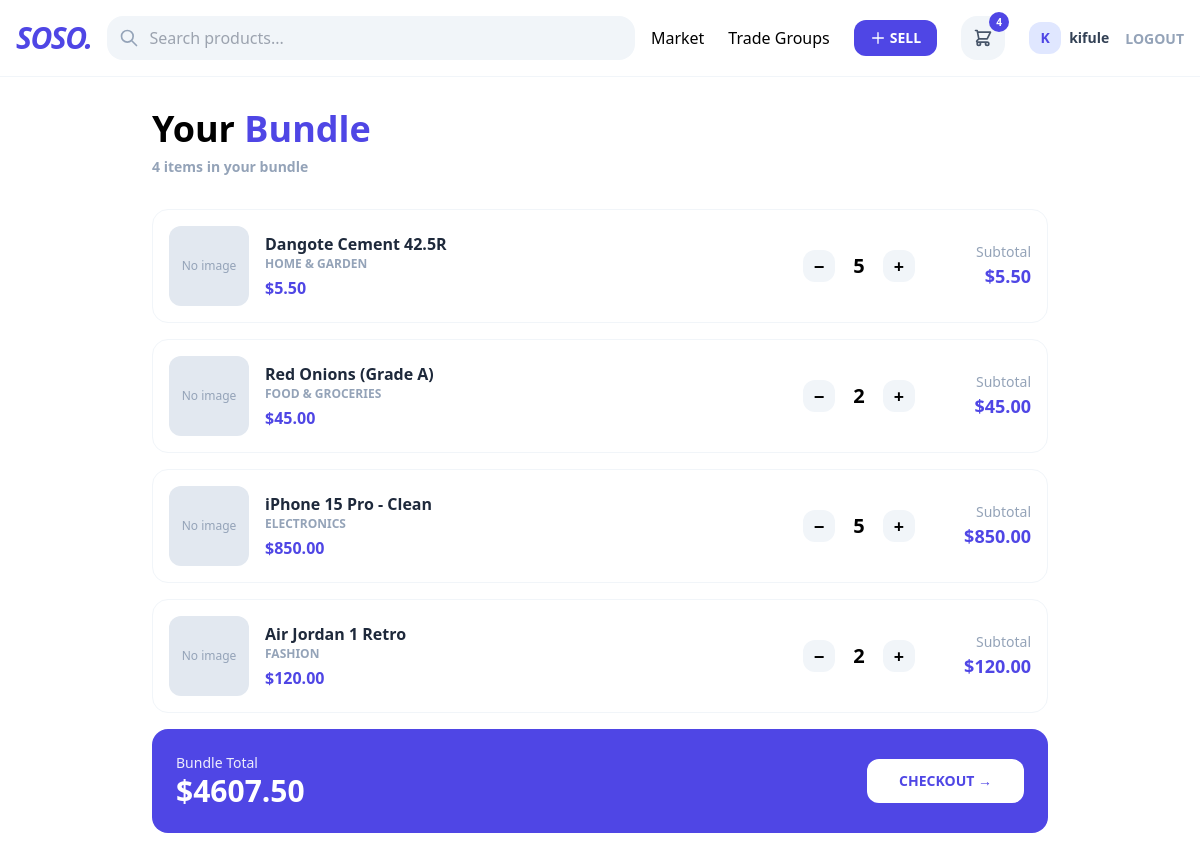
/cart/ (signed in), run on an earlier commit of the app's database.
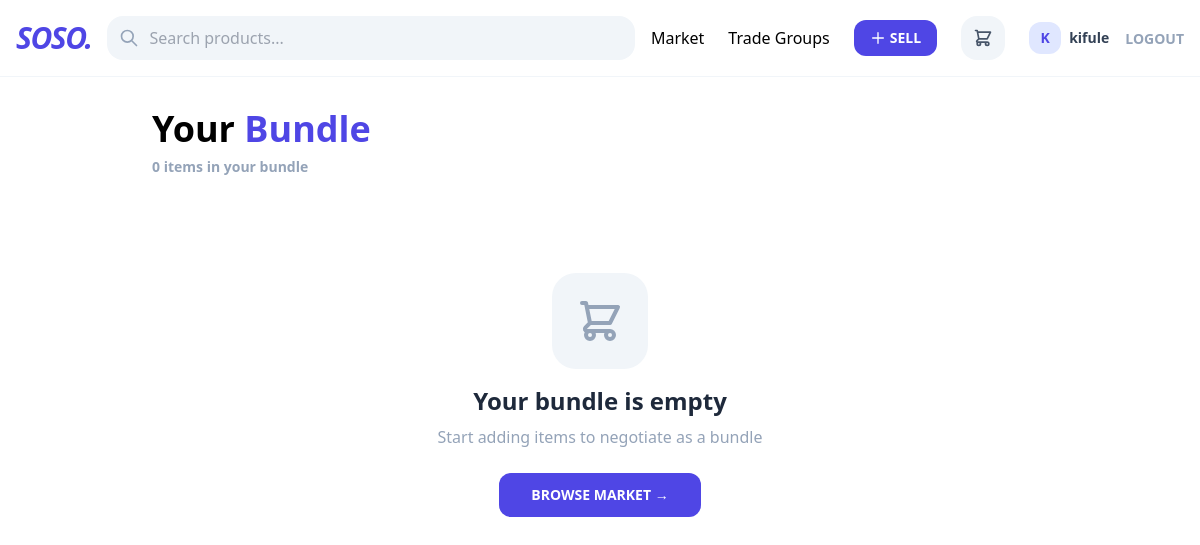
And on a later commit of the database.
### core/models.py (models this page shows, shortened)
class CartItem(models.Model):
    cart = models.ForeignKey(Cart, on_delete=models.CASCADE, related_name='items')
    listing = models.ForeignKey(Listing, on_delete=models.CASCADE)
    quantity = models.PositiveIntegerField(default=1)

class Listing(models.Model):
    TRADE_TYPES = (
        ('RETAIL', 'Retail'),
        ('WHOLESALE', 'Wholesale'),
        ('SERVICE', 'Service/Hailing'),
        ('AUCTION', 'Live Auction'),
    )
    CONDITION = (
        ('NEW', 'Brand New'),
        ('USED', 'Second Hand'),
        ('NONE', 'N/A (Services)'),
    )
    trader = models.ForeignKey(User, on_delete=models.CASCADE, related_name='listings')
    category = models.ForeignKey(Category, on_delete=models.CASCADE)
    title = models.CharField(max_length=255)
    description = models.TextField()
    media = CloudinaryField('media', folder='listings/', resource_type='auto', blank=True, null=True)
    price = models.DecimalField(max_digits=12, decimal_places=2)
    trade_type = models.CharField(max_length=20, choices=TRADE_TYPES, default='RETAIL')
    condition = models.CharField(max_length=10, choices=CONDITION, default='NEW')
    auction_end = models.DateTimeField(null=True, blank=True)
    current_highest_bid = models.DecimalField(max_digits=12, decimal_places=2, default=0)
    is_active = models.BooleanField(default=True)
    created_at = models.DateTimeField(auto_now_add=True)

class Category(models.Model):
    name = models.CharField(max_length=100)
    slug = models.SlugField(unique=True, blank=True)
    parent = models.ForeignKey('self', on_delete=models.CASCADE, null=True, blank=True, related_name='children')
    is_service = models.BooleanField(default=False)

### core/views.py (the view)
# urls.py: path('cart/', views.cart_detail, name='cart_detail'),
@login_required
def cart_detail(request):
    cart, _ = Cart.objects.get_or_create(user=request.user)
    cart_items = cart.items.all().select_related('listing')
    total_price = sum(item.listing.price * item.quantity for item in cart_items)
    item_count = cart_items.count()
    return render(request, 'core/cart.html', {
        'cart': cart,
        'cart_items': cart_items,
        'total_price': total_price,
        'item_count': item_count
    })

### core/context_processors.py (called while the page is built)
def soso_global_data(request):
    categories = Category.objects.filter(parent=None).prefetch_related('children')
    cart_count = 0
    session_key = request.session.session_key
    if request.user.is_authenticated:
        cart, _ = Cart.objects.get_or_create(user=request.user)
    elif session_key:
        cart, _ = Cart.objects.get_or_create(session_key=session_key)
    else:
        cart = None
    if cart:
        cart_count = cart.items.count()
    return {
        'nav_categories': categories,
        'cart_count': cart_count
    }

### templates/core/cart.html (shortened to what this page needs)
{% extends 'core/base.html' %}
{% load static %}
{% block content %}
<div class="max-w-4xl mx-auto">
    <h1 class="text-4xl font-black mb-2">Your <span class="text-indigo-600">Bundle</span></h1>
    <p class="text-slate-400 font-bold text-sm mb-8">{{ item_count }} item{{ item_count|pluralize }} in your bundle</p>
    {% if cart_items %}
        <div class="space-y-4">
            {% for item in cart_items %}
            <div class="bg-white rounded-2xl border border-slate-100 p-4 flex items-center gap-4">
                <div class="w-20 h-20 bg-slate-100 rounded-xl overflow-hidden flex-shrink-0">
                    {% if item.listing.media %}
                        {% if item.listing.is_video %}
                            <video class="w-full h-full object-cover">
                                <source src="{{ item.listing.media.url }}" type="video/mp4">
                            </video>
                        {% else %}
                            <img src="{{ item.listing.media.url }}" class="w-full h-full object-cover">
                        {% endif %}
                    {% else %}
                        <div class="w-full h-full bg-slate-200 flex items-center justify-center">
                            <span class="text-slate-400 text-xs">No image</span>
                        </div>
                    {% endif %}
                </div>
                <div class="flex-1">
                    <h3 class="font-bold text-slate-800">{{ item.listing.title }}</h3>
                    <p class="text-xs text-slate-400 font-bold uppercase">{{ item.listing.category.name }}</p>
                    <p class="text-indigo-600 font-black mt-1">${{ item.listing.price }}</p>
                </div>
                <div class="flex items-center gap-2">
                    <a href="{% url 'core:reduce_cart_item' item.listing.id %}"
                       class="w-8 h-8 bg-slate-100 rounded-xl flex items-center justify-center hover:bg-indigo-100 transition">
                        <span class="font-black text-lg">−</span>
                    </a>
                    <span class="font-black text-xl w-8 text-center">{{ item.quantity }}</span>
                    <a href="{% url 'core:add_to_cart' item.listing.id %}"
                       class="w-8 h-8 bg-slate-100 rounded-xl flex items-center justify-center hover:bg-indigo-100 transition">
                        <span class="font-black text-lg">+</span>
                    </a>
                </div>
                <div class="text-right min-w-[100px]">
                    <p class="text-sm text-slate-400">Subtotal</p>
                    <p class="font-black text-lg text-indigo-600">${{ item.listing.price|floatformat:2 }}</p>
                </div>
            </div>
            {% endfor %}
            <div class="bg-indigo-600 rounded-2xl p-6 text-white mt-6">
                <div class="flex justify-between items-center">
                    <div>
                        <p class="text-sm opacity-90">Bundle Total</p>
                        <p class="text-3xl font-black">${{ total_price|floatformat:2 }}</p>
                    </div>
                    <a href="#" class="bg-white text-indigo-600 px-8 py-3 rounded-xl font-black text-sm hover:bg-slate-100 transition">
                        CHECKOUT →
                    </a>
                </div>
            </div>
        </div>
    {% else %}
        <div class="text-center py-16">
            <div class="w-24 h-24 bg-slate-100 rounded-3xl flex items-center justify-center mx-auto mb-4">
            </div>
            <h2 class="text-2xl font-black text-slate-800 mb-2">Your bundle is empty</h2>
            <p class="text-slate-400 mb-6">Start adding items to negotiate as a bundle</p>
            <a href="{% url 'core:index' %}" class="inline-block bg-indigo-600 text-white px-8 py-3 rounded-xl font-black text-sm hover:bg-indigo-700 transition">
                BROWSE MARKET →
            </a>
        </div>
    {% endif %}
</div>
{% endblock %}

### templates/core/base.html (shortened to what this page needs)
<!DOCTYPE html>
<html lang="en">
<head>
    <script src="https://cdn.tailwindcss.com"></script>
</head>
<body class="bg-white">
    <nav class="border-b border-slate-100">
        <div class="max-w-7xl mx-auto px-4 py-4">
            <div class="flex items-center justify-between gap-4">
                <a href="{% url 'core:index' %}" class="text-3xl font-black italic tracking-tighter text-indigo-600 flex-shrink-0">SOSO.</a>
                <div class="flex-1 max-w-xl">
                    <div class="relative">
                        <input type="text"
                               id="search-input"
                               placeholder="Search products..."
                               class="w-full bg-slate-100 border-2 border-transparent rounded-2xl px-4 py-2 pl-10 focus:border-indigo-500 focus:bg-white outline-none transition">
                        <svg class="w-5 h-5 text-slate-400 absolute left-3 top-3" fill="none" stroke="currentColor" viewBox="0 0 24 24">
                            <path stroke-linecap="round" stroke-linejoin="round" stroke-width="2" d="M21 21l-6-6m2-5a7 7 0 11-14 0 7 7 0 0114 0z"></path>
                        </svg>
                    </div>
                </div>
                <div class="flex items-center gap-6 flex-shrink-0">
                    <a href="{% url 'core:index' %}" class="hover:text-indigo-600 transition">Market</a>
                    <a href="{% url 'core:group_list' %}" class="hover:text-indigo-600 transition">Trade Groups</a>
                    {% if user.is_authenticated %}
                    <a href="{% url 'core:create_listing' %}" class="bg-indigo-600 text-white px-4 py-2 rounded-xl font-bold text-sm hover:bg-indigo-700 transition flex items-center gap-1">
                        <svg class="w-4 h-4" fill="none" stroke="currentColor" viewBox="0 0 24 24">
                            <path stroke-linecap="round" stroke-linejoin="round" stroke-width="2" d="M12 4v16m8-8H4"></path>
                        </svg>
                        SELL
                    </a>
                    {% endif %}
                    <a href="{% url 'core:cart_detail' %}" class="relative bg-slate-100 p-3 rounded-2xl hover:bg-indigo-50 transition group">
                        {% if cart_count > 0 %}
                        <span class="absolute -top-1 -right-1 bg-indigo-600 text-white text-[10px] w-5 h-5 rounded-full flex items-center justify-center font-bold cart-count">{{ cart_count }}</span>
                        {% endif %}
                    </a>
                    {% if request.user.is_authenticated %}
                    <div class="flex items-center gap-4">
                        <div class="flex items-center gap-2">
                            <div class="w-8 h-8 bg-indigo-100 rounded-xl flex items-center justify-center">
                                <span class="text-indigo-600 font-black text-sm">{{ request.user.username|slice:":1"|upper }}</span>
                            </div>
                            <span class="text-sm font-bold text-slate-700">{{ request.user.username }}</span>
                        </div>
                        <form method="post" action="{% url 'core:logout' %}">
                            <button type="submit" class="text-sm text-slate-400 hover:text-red-500 font-bold transition">
                                LOGOUT
                            </button>
                        </form>
                    </div>
                    {% else %}
                    <a href="{% url 'core:login' %}" class="bg-indigo-600 text-white px-6 py-2 rounded-xl font-bold text-sm">LOGIN</a>
                    {% endif %}
                </div>
            </div>
        </div>
    </nav>
    <main class="max-w-7xl mx-auto px-4 py-8">
        {% block content %}{% endblock %}
    </main>
</body>
</html>

What changed in the data, as far as the page shows it:
removed CartItem: shows "No image", listing "Dangote Cement 42.5R", listing.category.name "HOME & GARDEN", listing.price "5.50", quantity "5"
removed CartItem: shows "No image", listing "Red Onions (Grade A)", listing.category.name "FOOD & GROCERIES", listing.price "45.00", quantity "2"
removed CartItem: shows "No image", listing "iPhone 15 Pro - Clean", listing.category.name "ELECTRONICS", listing.price "850.00", quantity "5"
removed CartItem: shows "No image", listing "Air Jordan 1 Retro", listing.category.name "FASHION", listing.price "120.00", quantity "2"
Also different on the page:
{{ item_count }}: "4" → "0"
{{ cart_count }}: "4" → (not shown)
{{ total_price|floatformat:2 }}: "4607.50" → (not shown)
text no longer shown: "Bundle Total $ CHECKOUT →"
text now shown: "Your bundle is empty Start adding items to negotiate as a bundle BROWSE MARKET →"
